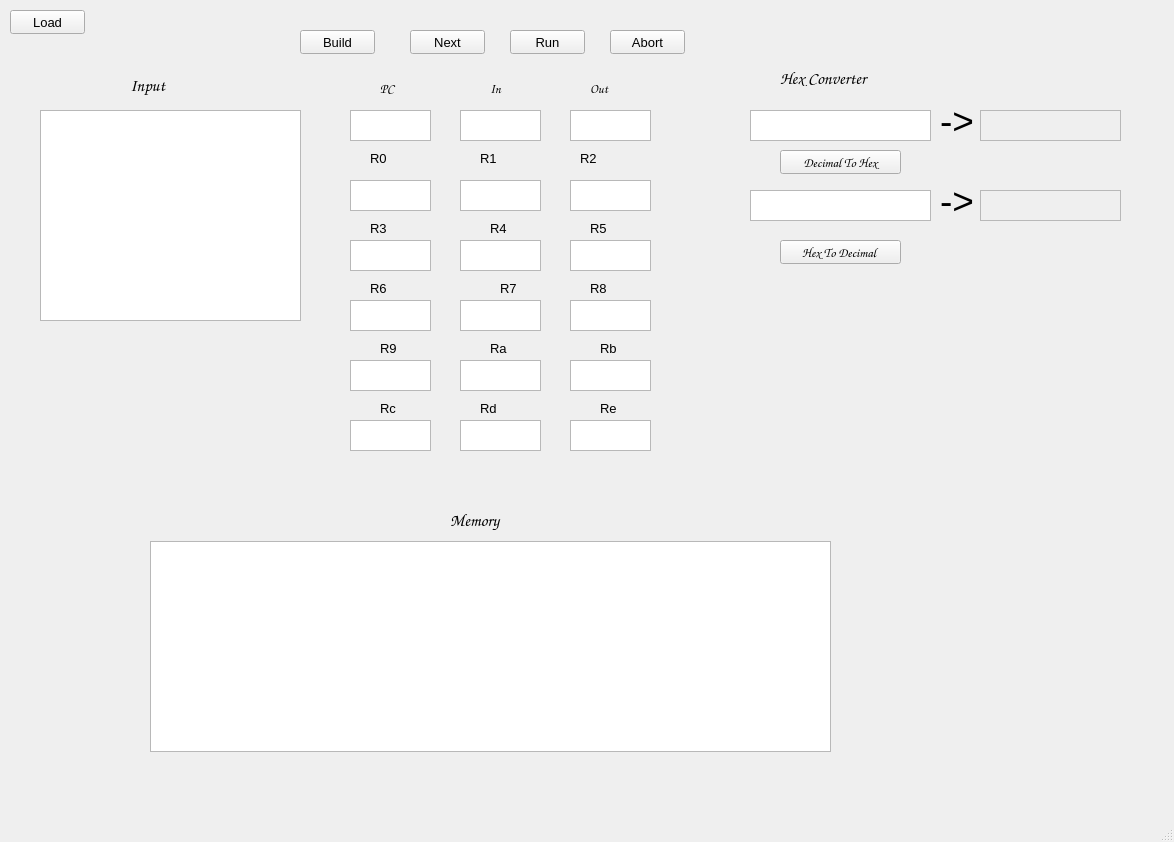
<?xml version="1.0" encoding="UTF-8"?>
<ui version="4.0">
 <class>ARM360Class</class>
 <widget class="QMainWindow" name="ARM360Class">
  <property name="geometry">
   <rect>
    <x>0</x>
    <y>0</y>
    <width>1174</width>
    <height>842</height>
   </rect>
  </property>
  <property name="font">
   <font>
    <pointsize>10</pointsize>
   </font>
  </property>
  <property name="windowTitle">
   <string>ARM360</string>
  </property>
  <widget class="QWidget" name="centralWidget">
   <widget class="QPushButton" name="btnLoad">
    <property name="geometry">
     <rect>
      <x>10</x>
      <y>10</y>
      <width>75</width>
      <height>24</height>
     </rect>
    </property>
    <property name="text">
     <string>Load</string>
    </property>
   </widget>
   <widget class="QPushButton" name="btnBuild">
    <property name="geometry">
     <rect>
      <x>300</x>
      <y>30</y>
      <width>75</width>
      <height>24</height>
     </rect>
    </property>
    <property name="text">
     <string>Build</string>
    </property>
   </widget>
   <widget class="QPushButton" name="btnNext">
    <property name="geometry">
     <rect>
      <x>410</x>
      <y>30</y>
      <width>75</width>
      <height>24</height>
     </rect>
    </property>
    <property name="text">
     <string>Next</string>
    </property>
   </widget>
   <widget class="QPushButton" name="btnRun">
    <property name="geometry">
     <rect>
      <x>510</x>
      <y>30</y>
      <width>75</width>
      <height>24</height>
     </rect>
    </property>
    <property name="text">
     <string>Run</string>
    </property>
   </widget>
   <widget class="QPushButton" name="btnAbort">
    <property name="geometry">
     <rect>
      <x>610</x>
      <y>30</y>
      <width>75</width>
      <height>24</height>
     </rect>
    </property>
    <property name="text">
     <string>Abort</string>
    </property>
   </widget>
   <widget class="QTextEdit" name="txtInput">
    <property name="geometry">
     <rect>
      <x>40</x>
      <y>110</y>
      <width>261</width>
      <height>211</height>
     </rect>
    </property>
   </widget>
   <widget class="QLabel" name="lblPC">
    <property name="geometry">
     <rect>
      <x>380</x>
      <y>80</y>
      <width>51</width>
      <height>16</height>
     </rect>
    </property>
    <property name="font">
     <font>
      <family>Comic Sans MS</family>
      <pointsize>10</pointsize>
      <bold>true</bold>
     </font>
    </property>
    <property name="text">
     <string>PC</string>
    </property>
   </widget>
   <widget class="QLabel" name="lblIn">
    <property name="geometry">
     <rect>
      <x>490</x>
      <y>80</y>
      <width>51</width>
      <height>16</height>
     </rect>
    </property>
    <property name="font">
     <font>
      <family>Comic Sans MS</family>
      <pointsize>10</pointsize>
      <bold>true</bold>
     </font>
    </property>
    <property name="text">
     <string>In</string>
    </property>
   </widget>
   <widget class="QLabel" name="lblOut">
    <property name="geometry">
     <rect>
      <x>590</x>
      <y>80</y>
      <width>51</width>
      <height>16</height>
     </rect>
    </property>
    <property name="font">
     <font>
      <family>Comic Sans MS</family>
      <pointsize>10</pointsize>
      <bold>true</bold>
     </font>
    </property>
    <property name="text">
     <string>Out</string>
    </property>
   </widget>
   <widget class="QLabel" name="lblHexConverter">
    <property name="geometry">
     <rect>
      <x>780</x>
      <y>70</y>
      <width>121</width>
      <height>16</height>
     </rect>
    </property>
    <property name="font">
     <font>
      <family>Comic Sans MS</family>
      <pointsize>13</pointsize>
      <bold>true</bold>
     </font>
    </property>
    <property name="text">
     <string>Hex Converter</string>
    </property>
   </widget>
   <widget class="QTextEdit" name="txtDecimal">
    <property name="geometry">
     <rect>
      <x>750</x>
      <y>110</y>
      <width>181</width>
      <height>31</height>
     </rect>
    </property>
   </widget>
   <widget class="QTextEdit" name="txtHex">
    <property name="geometry">
     <rect>
      <x>750</x>
      <y>190</y>
      <width>181</width>
      <height>31</height>
     </rect>
    </property>
   </widget>
   <widget class="QPushButton" name="btnDTH">
    <property name="geometry">
     <rect>
      <x>780</x>
      <y>150</y>
      <width>121</width>
      <height>24</height>
     </rect>
    </property>
    <property name="font">
     <font>
      <family>Comic Sans MS</family>
      <pointsize>10</pointsize>
     </font>
    </property>
    <property name="text">
     <string>Decimal To Hex</string>
    </property>
   </widget>
   <widget class="QPushButton" name="btnHTD">
    <property name="geometry">
     <rect>
      <x>780</x>
      <y>240</y>
      <width>121</width>
      <height>24</height>
     </rect>
    </property>
    <property name="font">
     <font>
      <family>Comic Sans MS</family>
      <pointsize>10</pointsize>
     </font>
    </property>
    <property name="text">
     <string>Hex To Decimal </string>
    </property>
   </widget>
   <widget class="QTextBrowser" name="txtPC">
    <property name="geometry">
     <rect>
      <x>350</x>
      <y>110</y>
      <width>81</width>
      <height>31</height>
     </rect>
    </property>
   </widget>
   <widget class="QTextBrowser" name="txtIn">
    <property name="geometry">
     <rect>
      <x>460</x>
      <y>110</y>
      <width>81</width>
      <height>31</height>
     </rect>
    </property>
   </widget>
   <widget class="QTextBrowser" name="txtOut">
    <property name="geometry">
     <rect>
      <x>570</x>
      <y>110</y>
      <width>81</width>
      <height>31</height>
     </rect>
    </property>
   </widget>
   <widget class="QTextBrowser" name="txtR0">
    <property name="geometry">
     <rect>
      <x>350</x>
      <y>180</y>
      <width>81</width>
      <height>31</height>
     </rect>
    </property>
   </widget>
   <widget class="QTextBrowser" name="txtR1">
    <property name="geometry">
     <rect>
      <x>460</x>
      <y>180</y>
      <width>81</width>
      <height>31</height>
     </rect>
    </property>
   </widget>
   <widget class="QTextBrowser" name="txtR2">
    <property name="geometry">
     <rect>
      <x>570</x>
      <y>180</y>
      <width>81</width>
      <height>31</height>
     </rect>
    </property>
   </widget>
   <widget class="QTextBrowser" name="txtR3">
    <property name="geometry">
     <rect>
      <x>350</x>
      <y>240</y>
      <width>81</width>
      <height>31</height>
     </rect>
    </property>
   </widget>
   <widget class="QTextBrowser" name="txtR4">
    <property name="geometry">
     <rect>
      <x>460</x>
      <y>240</y>
      <width>81</width>
      <height>31</height>
     </rect>
    </property>
   </widget>
   <widget class="QTextBrowser" name="txtR5">
    <property name="geometry">
     <rect>
      <x>570</x>
      <y>240</y>
      <width>81</width>
      <height>31</height>
     </rect>
    </property>
   </widget>
   <widget class="QTextBrowser" name="txtR6">
    <property name="geometry">
     <rect>
      <x>350</x>
      <y>300</y>
      <width>81</width>
      <height>31</height>
     </rect>
    </property>
   </widget>
   <widget class="QTextBrowser" name="txtR7">
    <property name="geometry">
     <rect>
      <x>460</x>
      <y>300</y>
      <width>81</width>
      <height>31</height>
     </rect>
    </property>
   </widget>
   <widget class="QTextBrowser" name="txtR8">
    <property name="geometry">
     <rect>
      <x>570</x>
      <y>300</y>
      <width>81</width>
      <height>31</height>
     </rect>
    </property>
   </widget>
   <widget class="QTextBrowser" name="txtR9">
    <property name="geometry">
     <rect>
      <x>350</x>
      <y>360</y>
      <width>81</width>
      <height>31</height>
     </rect>
    </property>
   </widget>
   <widget class="QTextBrowser" name="txtRa">
    <property name="geometry">
     <rect>
      <x>460</x>
      <y>360</y>
      <width>81</width>
      <height>31</height>
     </rect>
    </property>
   </widget>
   <widget class="QTextBrowser" name="txtRb">
    <property name="geometry">
     <rect>
      <x>570</x>
      <y>360</y>
      <width>81</width>
      <height>31</height>
     </rect>
    </property>
   </widget>
   <widget class="QTextBrowser" name="txtRe">
    <property name="geometry">
     <rect>
      <x>570</x>
      <y>420</y>
      <width>81</width>
      <height>31</height>
     </rect>
    </property>
   </widget>
   <widget class="QTextBrowser" name="txtRc">
    <property name="geometry">
     <rect>
      <x>350</x>
      <y>420</y>
      <width>81</width>
      <height>31</height>
     </rect>
    </property>
   </widget>
   <widget class="QTextBrowser" name="txtRd">
    <property name="geometry">
     <rect>
      <x>460</x>
      <y>420</y>
      <width>81</width>
      <height>31</height>
     </rect>
    </property>
   </widget>
   <widget class="QLabel" name="lblR0">
    <property name="geometry">
     <rect>
      <x>370</x>
      <y>150</y>
      <width>49</width>
      <height>16</height>
     </rect>
    </property>
    <property name="text">
     <string>R0</string>
    </property>
   </widget>
   <widget class="QLabel" name="lblR1">
    <property name="geometry">
     <rect>
      <x>480</x>
      <y>150</y>
      <width>49</width>
      <height>16</height>
     </rect>
    </property>
    <property name="text">
     <string>R1</string>
    </property>
   </widget>
   <widget class="QLabel" name="lblR2">
    <property name="geometry">
     <rect>
      <x>580</x>
      <y>150</y>
      <width>49</width>
      <height>16</height>
     </rect>
    </property>
    <property name="text">
     <string>R2</string>
    </property>
   </widget>
   <widget class="QLabel" name="lblR3">
    <property name="geometry">
     <rect>
      <x>370</x>
      <y>220</y>
      <width>49</width>
      <height>16</height>
     </rect>
    </property>
    <property name="text">
     <string>R3</string>
    </property>
   </widget>
   <widget class="QLabel" name="lblR4">
    <property name="geometry">
     <rect>
      <x>490</x>
      <y>220</y>
      <width>49</width>
      <height>16</height>
     </rect>
    </property>
    <property name="text">
     <string>R4</string>
    </property>
   </widget>
   <widget class="QLabel" name="lblR5">
    <property name="geometry">
     <rect>
      <x>590</x>
      <y>220</y>
      <width>49</width>
      <height>16</height>
     </rect>
    </property>
    <property name="text">
     <string>R5</string>
    </property>
   </widget>
   <widget class="QLabel" name="lblR6">
    <property name="geometry">
     <rect>
      <x>370</x>
      <y>280</y>
      <width>49</width>
      <height>16</height>
     </rect>
    </property>
    <property name="text">
     <string>R6</string>
    </property>
   </widget>
   <widget class="QLabel" name="lblR7">
    <property name="geometry">
     <rect>
      <x>500</x>
      <y>280</y>
      <width>49</width>
      <height>16</height>
     </rect>
    </property>
    <property name="text">
     <string>R7</string>
    </property>
   </widget>
   <widget class="QLabel" name="lblR8">
    <property name="geometry">
     <rect>
      <x>590</x>
      <y>280</y>
      <width>49</width>
      <height>16</height>
     </rect>
    </property>
    <property name="text">
     <string>R8</string>
    </property>
   </widget>
   <widget class="QLabel" name="lblR9">
    <property name="geometry">
     <rect>
      <x>380</x>
      <y>340</y>
      <width>49</width>
      <height>16</height>
     </rect>
    </property>
    <property name="text">
     <string>R9</string>
    </property>
   </widget>
   <widget class="QLabel" name="lblRa">
    <property name="geometry">
     <rect>
      <x>490</x>
      <y>340</y>
      <width>49</width>
      <height>16</height>
     </rect>
    </property>
    <property name="text">
     <string>Ra</string>
    </property>
   </widget>
   <widget class="QLabel" name="lblRb">
    <property name="geometry">
     <rect>
      <x>600</x>
      <y>340</y>
      <width>49</width>
      <height>16</height>
     </rect>
    </property>
    <property name="text">
     <string>Rb</string>
    </property>
   </widget>
   <widget class="QLabel" name="lblRc">
    <property name="geometry">
     <rect>
      <x>380</x>
      <y>400</y>
      <width>49</width>
      <height>16</height>
     </rect>
    </property>
    <property name="text">
     <string>Rc</string>
    </property>
   </widget>
   <widget class="QLabel" name="lblRd">
    <property name="geometry">
     <rect>
      <x>480</x>
      <y>400</y>
      <width>49</width>
      <height>16</height>
     </rect>
    </property>
    <property name="text">
     <string>Rd</string>
    </property>
   </widget>
   <widget class="QLabel" name="lblRe">
    <property name="geometry">
     <rect>
      <x>600</x>
      <y>400</y>
      <width>49</width>
      <height>16</height>
     </rect>
    </property>
    <property name="text">
     <string>Re</string>
    </property>
   </widget>
   <widget class="QTextBrowser" name="txtMemory">
    <property name="geometry">
     <rect>
      <x>150</x>
      <y>541</y>
      <width>681</width>
      <height>211</height>
     </rect>
    </property>
   </widget>
   <widget class="QLabel" name="lblMemory">
    <property name="geometry">
     <rect>
      <x>450</x>
      <y>510</y>
      <width>121</width>
      <height>21</height>
     </rect>
    </property>
    <property name="font">
     <font>
      <family>Comic Sans MS</family>
      <pointsize>13</pointsize>
      <bold>true</bold>
     </font>
    </property>
    <property name="text">
     <string>Memory</string>
    </property>
   </widget>
   <widget class="QLabel" name="lblInput">
    <property name="geometry">
     <rect>
      <x>130</x>
      <y>70</y>
      <width>121</width>
      <height>31</height>
     </rect>
    </property>
    <property name="font">
     <font>
      <family>Comic Sans MS</family>
      <pointsize>13</pointsize>
      <bold>true</bold>
     </font>
    </property>
    <property name="text">
     <string>Input</string>
    </property>
   </widget>
   <widget class="QTextEdit" name="txtDTHOutput">
    <property name="enabled">
     <bool>false</bool>
    </property>
    <property name="geometry">
     <rect>
      <x>980</x>
      <y>110</y>
      <width>141</width>
      <height>31</height>
     </rect>
    </property>
   </widget>
   <widget class="QLabel" name="label">
    <property name="geometry">
     <rect>
      <x>940</x>
      <y>100</y>
      <width>41</width>
      <height>41</height>
     </rect>
    </property>
    <property name="font">
     <font>
      <pointsize>28</pointsize>
     </font>
    </property>
    <property name="text">
     <string>-&gt;</string>
    </property>
   </widget>
   <widget class="QTextEdit" name="txtHTDOutput">
    <property name="enabled">
     <bool>false</bool>
    </property>
    <property name="geometry">
     <rect>
      <x>980</x>
      <y>190</y>
      <width>141</width>
      <height>31</height>
     </rect>
    </property>
   </widget>
   <widget class="QLabel" name="label_2">
    <property name="geometry">
     <rect>
      <x>940</x>
      <y>180</y>
      <width>41</width>
      <height>41</height>
     </rect>
    </property>
    <property name="font">
     <font>
      <pointsize>28</pointsize>
     </font>
    </property>
    <property name="text">
     <string>-&gt;</string>
    </property>
   </widget>
  </widget>
  <widget class="QStatusBar" name="statusBar"/>
 </widget>
 <layoutdefault spacing="6" margin="11"/>
 <resources>
  <include location="arm360.qrc"/>
 </resources>
 <connections/>
</ui>
